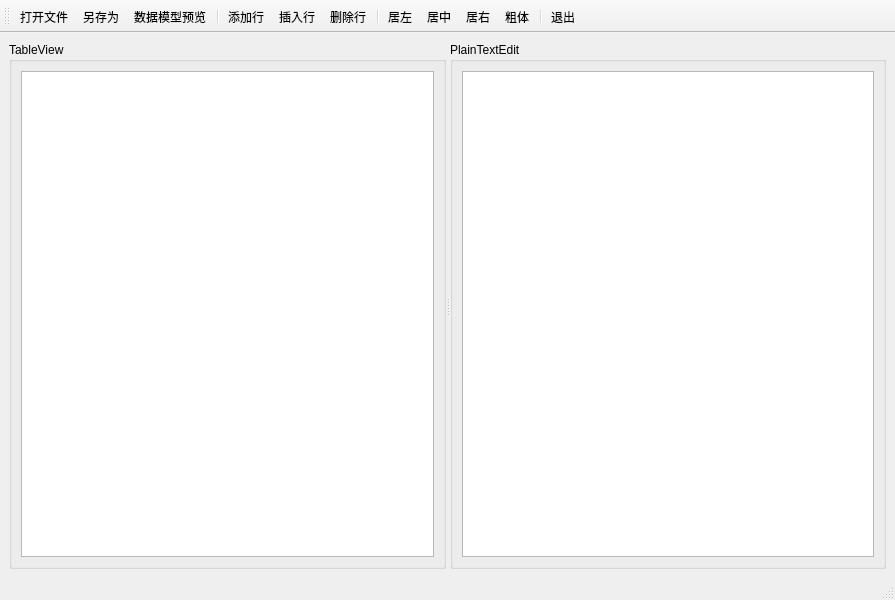
<?xml version="1.0" encoding="UTF-8"?>
<ui version="4.0">
 <class>MainWindow</class>
 <widget class="QMainWindow" name="MainWindow">
  <property name="geometry">
   <rect>
    <x>0</x>
    <y>0</y>
    <width>895</width>
    <height>600</height>
   </rect>
  </property>
  <property name="windowTitle">
   <string>MainWindow</string>
  </property>
  <widget class="QWidget" name="centralwidget">
   <layout class="QHBoxLayout" name="horizontalLayout_3">
    <item>
     <widget class="QSplitter" name="splitter">
      <property name="orientation">
       <enum>Qt::Horizontal</enum>
      </property>
      <widget class="QGroupBox" name="groupBox">
       <property name="title">
        <string>TableView</string>
       </property>
       <layout class="QHBoxLayout" name="horizontalLayout">
        <item>
         <widget class="QTableView" name="tableView"/>
        </item>
       </layout>
      </widget>
      <widget class="QGroupBox" name="groupBox_2">
       <property name="title">
        <string>PlainTextEdit</string>
       </property>
       <layout class="QHBoxLayout" name="horizontalLayout_2">
        <item>
         <widget class="QPlainTextEdit" name="plainTextEdit"/>
        </item>
       </layout>
      </widget>
     </widget>
    </item>
   </layout>
  </widget>
  <widget class="QStatusBar" name="statusbar"/>
  <widget class="QToolBar" name="toolBar">
   <property name="windowTitle">
    <string>toolBar</string>
   </property>
   <property name="toolButtonStyle">
    <enum>Qt::ToolButtonTextUnderIcon</enum>
   </property>
   <attribute name="toolBarArea">
    <enum>TopToolBarArea</enum>
   </attribute>
   <attribute name="toolBarBreak">
    <bool>false</bool>
   </attribute>
   <addaction name="actOpen"/>
   <addaction name="actSave"/>
   <addaction name="actModelData"/>
   <addaction name="separator"/>
   <addaction name="actAppend"/>
   <addaction name="actInsert"/>
   <addaction name="actDelete"/>
   <addaction name="separator"/>
   <addaction name="actAlignLeft"/>
   <addaction name="actAlignCenter"/>
   <addaction name="actAlignRight"/>
   <addaction name="actBold"/>
   <addaction name="separator"/>
   <addaction name="actExit"/>
  </widget>
  <action name="actOpen">
   <property name="icon">
    <iconset resource="res.qrc">
     <normaloff>:/images/images/openfile.png</normaloff>:/images/images/openfile.png</iconset>
   </property>
   <property name="text">
    <string>打开文件</string>
   </property>
   <property name="toolTip">
    <string>打开文件</string>
   </property>
  </action>
  <action name="actSave">
   <property name="icon">
    <iconset resource="res.qrc">
     <normaloff>:/images/images/save.png</normaloff>:/images/images/save.png</iconset>
   </property>
   <property name="text">
    <string>另存为</string>
   </property>
   <property name="toolTip">
    <string>表格内容另存为</string>
   </property>
  </action>
  <action name="actAppend">
   <property name="icon">
    <iconset resource="res.qrc">
     <normaloff>:/images/images/add.png</normaloff>:/images/images/add.png</iconset>
   </property>
   <property name="text">
    <string>添加行</string>
   </property>
   <property name="toolTip">
    <string>添加一行</string>
   </property>
  </action>
  <action name="actInsert">
   <property name="icon">
    <iconset resource="../samp4_7/res.qrc">
     <normaloff>:/images/images/insert.png</normaloff>:/images/images/insert.png</iconset>
   </property>
   <property name="text">
    <string>插入行</string>
   </property>
   <property name="toolTip">
    <string>插入一行</string>
   </property>
  </action>
  <action name="actDelete">
   <property name="icon">
    <iconset resource="../samp4_7/res.qrc">
     <normaloff>:/images/images/delete.png</normaloff>:/images/images/delete.png</iconset>
   </property>
   <property name="text">
    <string>删除行</string>
   </property>
   <property name="toolTip">
    <string>删除一行</string>
   </property>
  </action>
  <action name="actExit">
   <property name="icon">
    <iconset resource="../samp4_8/res.qrc">
     <normaloff>:/images/images/quit.png</normaloff>:/images/images/quit.png</iconset>
   </property>
   <property name="text">
    <string>退出</string>
   </property>
   <property name="toolTip">
    <string>退出</string>
   </property>
  </action>
  <action name="actModelData">
   <property name="icon">
    <iconset resource="res.qrc">
     <normaloff>:/images/images/view.png</normaloff>:/images/images/view.png</iconset>
   </property>
   <property name="text">
    <string>数据模型预览</string>
   </property>
  </action>
  <action name="actAlignLeft">
   <property name="icon">
    <iconset resource="res.qrc">
     <normaloff>:/images/images/text_align_left.png</normaloff>:/images/images/text_align_left.png</iconset>
   </property>
   <property name="text">
    <string>居左</string>
   </property>
   <property name="toolTip">
    <string>文字左对齐</string>
   </property>
  </action>
  <action name="actAlignCenter">
   <property name="icon">
    <iconset resource="res.qrc">
     <normaloff>:/images/images/text_align_center.png</normaloff>:/images/images/text_align_center.png</iconset>
   </property>
   <property name="text">
    <string>居中</string>
   </property>
   <property name="toolTip">
    <string>文字居中</string>
   </property>
  </action>
  <action name="actAlignRight">
   <property name="icon">
    <iconset resource="res.qrc">
     <normaloff>:/images/images/text_align_right.png</normaloff>:/images/images/text_align_right.png</iconset>
   </property>
   <property name="text">
    <string>居右</string>
   </property>
   <property name="toolTip">
    <string>文字右对齐</string>
   </property>
  </action>
  <action name="actBold">
   <property name="icon">
    <iconset resource="res.qrc">
     <normaloff>:/images/images/Text_Bold.png</normaloff>:/images/images/Text_Bold.png</iconset>
   </property>
   <property name="text">
    <string>粗体</string>
   </property>
   <property name="toolTip">
    <string>粗体</string>
   </property>
  </action>
 </widget>
 <resources>
  <include location="../samp4_7/res.qrc"/>
  <include location="../samp4_8/res.qrc"/>
  <include location="res.qrc"/>
 </resources>
 <connections>
  <connection>
   <sender>actExit</sender>
   <signal>triggered()</signal>
   <receiver>MainWindow</receiver>
   <slot>close()</slot>
   <hints>
    <hint type="sourcelabel">
     <x>-1</x>
     <y>-1</y>
    </hint>
    <hint type="destinationlabel">
     <x>447</x>
     <y>299</y>
    </hint>
   </hints>
  </connection>
 </connections>
</ui>
